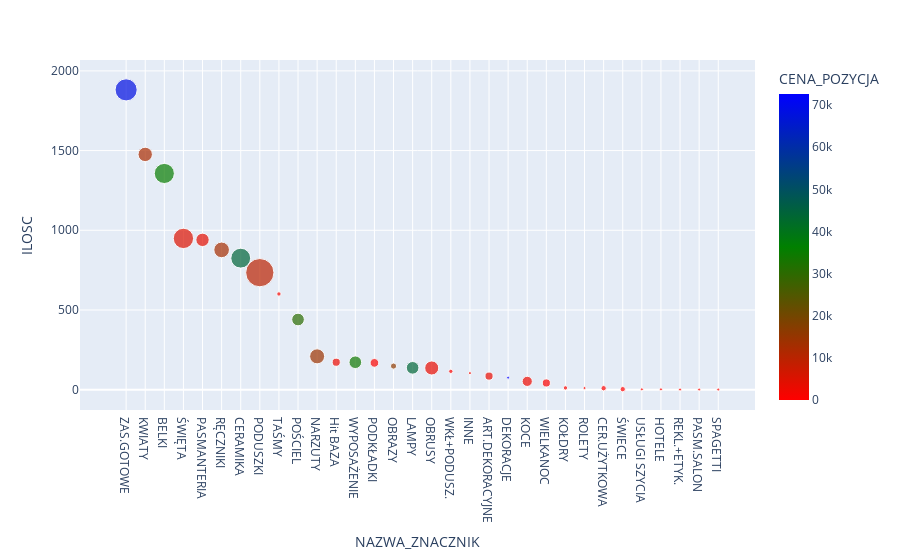

Notebook source saved alongside this figure:
### Code cell
px.scatter(df_fi.loc[df_fi['ANALIT01']=='OU'].groupby(['NAZWA_ZNACZNIK']).agg({'CENA_POZYCJA':'sum',
                                                                                  'ILOSC':'sum',
                                                                                  'TRZY':'nunique'}).reset_index().sort_values(by='ILOSC', ascending=False),
           x='NAZWA_ZNACZNIK',
           color='CENA_POZYCJA',
           y='ILOSC',
          color_continuous_scale=['red', 'green','blue'],
          size='TRZY',
          height=500)

### Figure 1 — Plotly figure (JSON) as saved in the notebook; plotly's stock layout.template omitted (floating-point values rounded to 4 significant figures)
{"data": [{"hovertemplate": "NAZWA_ZNACZNIK=%{x}<br>ILOSC=%{y}<br>TRZY=%{marker.size}<br>CENA_POZYCJA=%{marker.color}<extra></extra>", "legendgroup": "", "marker": {"color": [68540.0, 12080.0, 35380.0, 4865.0, 3911.0, 12780.0, 44270.0, 9721.0, 1256.0, 30430.0, 14110.0, 2613.0, 34190.0, 597.8, 16220.0, 44060.0, 3094.0, 703.8, 1675.0, 3008.0, 72650.0, 2492.0, 372.0, 738.8, 894.7, 242.0, 39.9, 0, 52.91, 7.552, 0, 38.74], "coloraxis": "coloraxis", "size": [52, 22, 43, 44, 19, 26, 42, 85, 2, 17, 24, 7, 17, 8, 4, 17, 21, 2, 1, 7, 1, 11, 7, 2, 1, 3, 3, 1, 1, 1, 1, 1], "sizemode": "area", "sizeref": 0.2125, "symbol": "circle"}, "mode": "markers", "name": "", "orientation": "v", "showlegend": false, "type": "scatter", "x": ["ZAS.GOTOWE", "KWIATY", "BELKI", "ŚWIĘTA", "PASMANTERIA", "RĘCZNIKI", "CERAMIKA", "PODUSZKI", "TAŚMY", "POŚCIEL", "NARZUTY", "Hit BAZA", "WYPOSAŻENIE", "PODKŁADKI", "OBRAZY", "LAMPY", "OBRUSY", "WKŁ+PODUSZ.", "INNE", "ART.DEKORACYJNE", "DEKORACJE", "KOCE", "WIELKANOC", "KOŁDRY", "ROLETY", "CER.UŻYTKOWA", "ŚWIECE", "USŁUGI SZYCIA", "HOTELE", "REKL.+ETYK.", "PASM.SALON", "SPAGETTI"], "xaxis": "x", "y": [1881, 1476, 1357.0, 949, 939.8, 877, 825, 734, 600.5, 440, 209, 172.1, 172, 168, 148, 137, 136, 115, 104, 85, 75.41, 52, 42, 11, 10, 9, 3, 2, 2, 1, 1, 1], "yaxis": "y"}], "layout": {"autosize": true, "coloraxis": {"colorbar": {"title": {"text": "CENA_POZYCJA"}}, "colorscale": [[0, "red"], [0.5, "green"], [1, "blue"]]}, "legend": {"itemsizing": "constant", "tracegroupgap": 0}, "margin": {"t": 60}, "xaxis": {"anchor": "y", "autorange": true, "domain": [0, 1], "range": [-2.101, 32.83], "title": {"text": "NAZWA_ZNACZNIK"}, "type": "category"}, "yaxis": {"anchor": "x", "autorange": true, "domain": [0, 1], "range": [-129.3, 2074.0], "title": {"text": "ILOSC"}, "type": "linear"}}}
